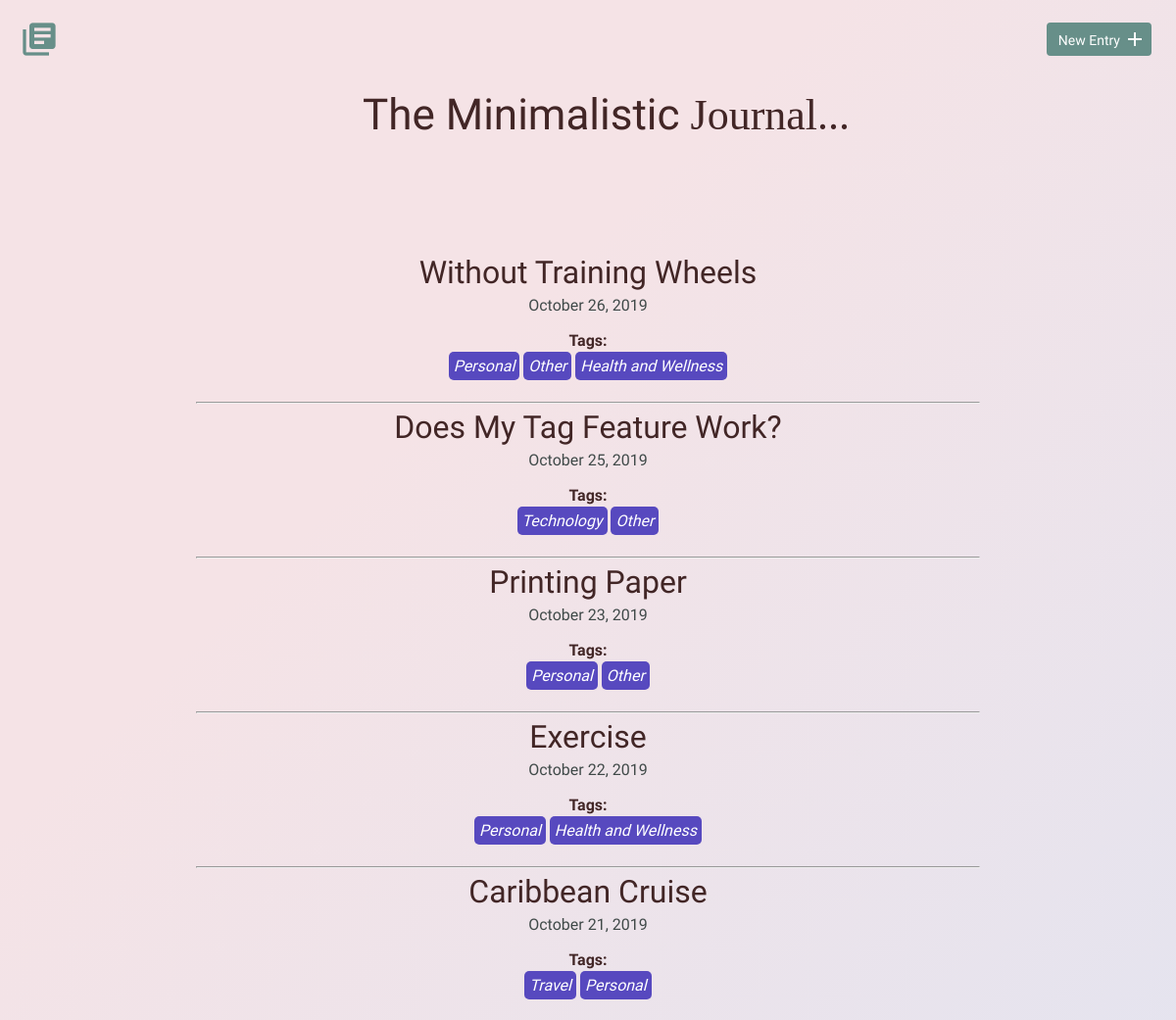
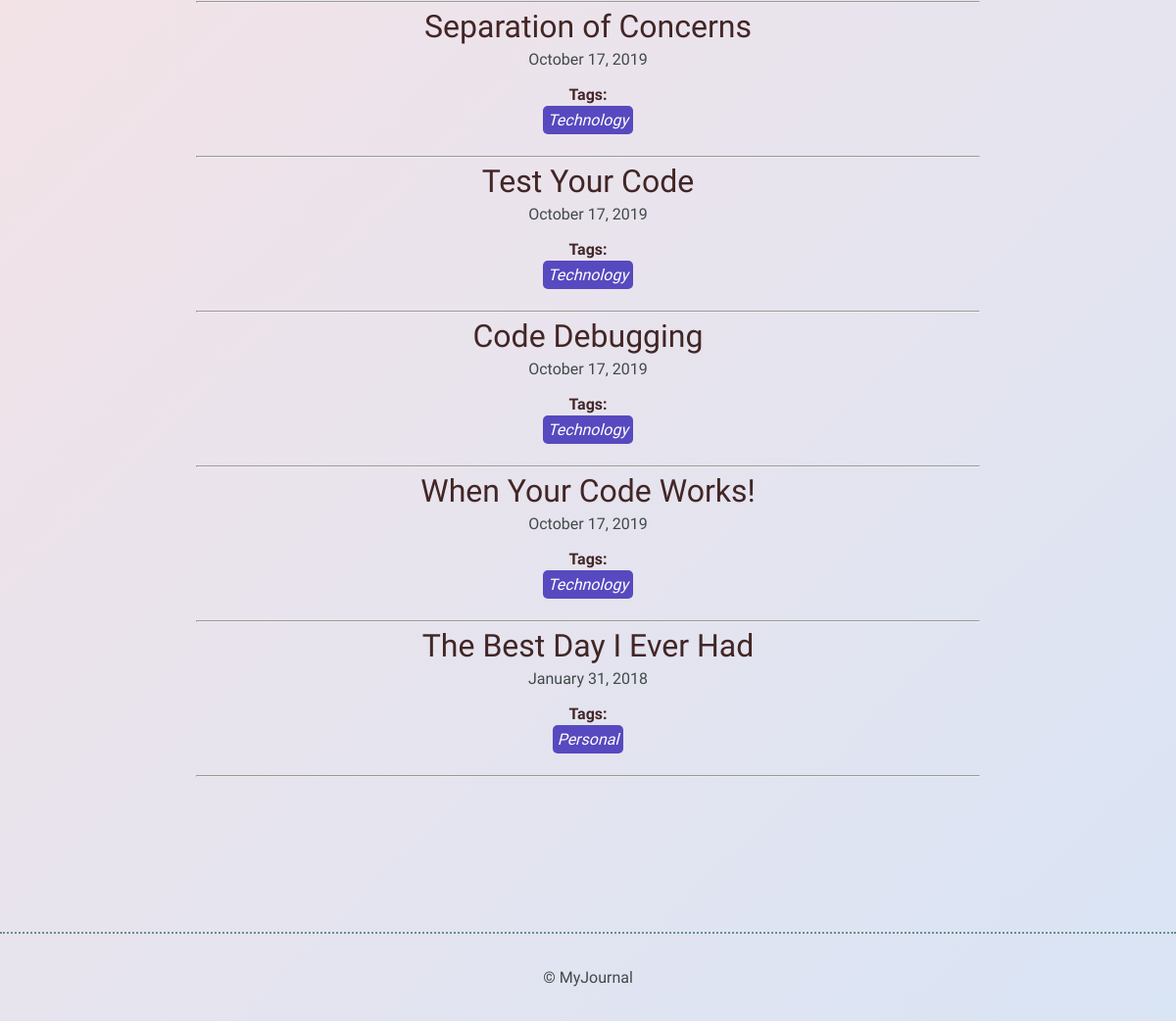
The page / on the database its author committed (2 pictures, top to bottom).
### tables this page shows
CREATE TABLE "entries" (
	"id"	INTEGER,
	"title"	TEXT,
	"date"	TEXT,
	"time_spent"	INTEGER,
	"learned"	BLOB,
	"resources"	BLOB,
	PRIMARY KEY("id")
);

### inc/functions.php (the view, shortened to what this page needs)
<?php
function get_journal_entries_table() {
	include 'inc/dbconnection.php';
	$sql = "SELECT * FROM entries ORDER BY date DESC";
	try {
		$results = $db->query($sql);
	} catch (Exception $e) {
		echo $e->getMessage();
		return array();
	}
		return $results->fetchAll(PDO::FETCH_ASSOC);
}
function get_tags() {
	include 'inc/dbconnection.php';
	$get_tags = "SELECT my_tags.tag_id, entries.id, my_tags.tags, entries.title
							FROM my_tags
							LEFT OUTER JOIN entry_tag
							ON entry_tag.tag_id = my_tags.tag_id
							LEFT OUTER JOIN entries
							ON entries.id = entry_tag.entry_id";
	try {
		$results = $db->query($get_tags);
	} catch (Exception $e) {
			$e->getMessage();
			return array();
	}
	return $results->fetchAll(PDO::FETCH_ASSOC);
}
function print_entries_tags() {
	foreach (get_journal_entries_table() as $entries) {
		echo "<h2><a href='detail.php?id=";
		echo $entries['id'] . " '> ";
		echo $entries['title'];
		echo "</a></h2>";
		echo "<time>";
		echo date('F d, Y', strtotime($entries['date']));
		echo "</time>";
		echo "<br><br>";
		echo "<h2 class='tags-heading'>Tags: </h2>";
		foreach (get_tags() as $details) {
			if ($entries['id'] == $details['id']) {
					echo "<a class='tags' href='filtered_entries.php?tag=";
					echo $details['tags'] . " '>";
					echo $details['tags'] . "</a>" . ' ';
			}
		}
		echo "<br><br>";
		echo "<hr>";
	}
}

### inc/head.php (shortened to what this page needs)
<!DOCTYPE html>
<html>
<head>
	<link rel="stylesheet" href="css/normalize.css">
	<link rel="stylesheet" href="css/site.css">
</head>

### index.php (shortened to what this page needs)
<?php
	include 'inc/head.php';
  include 'inc/functions.php';
?>
<body>
	<header>
  	<div class="container">
			<div class="site-header">
				<a class="logo" href="index.php"><i class="material-icons">library_books</i></a>
				<a class="button icon-right" href="new.php"><span>New Entry</span> <i class="material-icons">add</i></a>
			</div>
    </div>
  </header>
	<section>
		<div class="container">
		<h1 class='page-heading'><span class='pg-title-font'>The Minimalistic</span> <span class="pg-title-font2">Journal...</span></h1>
			<div class="entry-list">
				<article>
					<?php
						print_entries_tags();
					?>
				</article>
			</div>
		</div>
	</section>
<?php include 'inc/footer.php';?>

### inc/footer.php
<footer>
            <div>
                &copy; MyJournal
            </div>
        </footer>
    </body>
</html>

### css/site.css (style rules this page uses)
body { background-color: #d9e4f5; background-image: linear-gradient(315deg, #d9e4f5 0%, #f5e3e6 74%); font-size: 16px; color: #404a49; font-family: 'Cousine', serif; font-weight: 400; }
.container { margin: 0 auto; padding: 0 25px; }
header .site-header { margin: 0 auto; height: 95px; }
header .logo i { color: #678f89; margin: 20px 0 0 -5px; float: left; font-size: 40px; }
header .button { float: right; margin: 33px 0 0 0; }
footer { text-align: center; padding: 35px 0; border-top: 2px dotted #678f89; }
.button { padding: 8px 10px 6px 10px; background: #678f89; border: 2px solid #678f89; border-radius: 4px; text-decoration: none; color: #FFF; position: relative; text-align: center; font-size: 14px; }
.button.icon-right { padding-right: 30px; top: -10px; }
.button.icon-right i { position: absolute; top: 3px; right: 3px; }
h1, h2, h3 { margin: 0; font-weight: 400; line-height: 1em; color: #000; }
h1 { font-size: 44px; margin-bottom: 12px; color: rgb(66, 38, 38); }
h2 { font-size: 32px; }
h2 a { text-decoration: none; color: rgb(66, 38, 38); }
.tags { background-color: rgb(87, 73, 191); color: white; margin: auto; border-radius: 5px; padding: 5px; font-size: 1em; font-style: italic; font-weight: 300; }
a, .tags:-webkit-any-link { color: white; cursor: pointer; text-decoration: none; }
.page-heading { margin: 0 0 0 30%; color: rgb(66, 38, 38); }
.pg-title-font, .filtered-title-font { font-family: 'Mansalva', cursive; color: rgb(66, 38, 38); }
.pg-title-font2 { font-family: 'Zilla Slab Highlight', cursive; color: rgb(66, 38, 38); }
h2, .tags-heading { color: rgb(66, 38, 38); }
.tags-heading { font-size: 1em; font-weight: bold; }
.entry-list, .edit-entry, .new-entry { max-width: 800px; margin: 0 auto; padding: 70px 0 150px 0; }
.entry-list article { margin-bottom: 70px; text-align: center; }
.entry-list article:last-child { margin-bottom: 0; }
.entry-list article h2 { margin-bottom: 8px; }

### rows shown on the page
entries: title "Without Training Wheels", date "October 26, 2019", tags "Personal", tags "Other", tags "Health and Wellness"
entries: title "Does My Tag Feature Work?", date "October 25, 2019", tags "Technology", tags "Other"
entries: title "Printing Paper", date "October 23, 2019", tags "Personal", tags "Other"
entries: title "Exercise", date "October 22, 2019", tags "Personal", tags "Health and Wellness"
entries: title "Caribbean Cruise", date "October 21, 2019", tags "Travel", tags "Personal"
entries: title "Separation of Concerns", date "October 17, 2019", tags "Technology"
entries: title "Test Your Code", date "October 17, 2019", tags "Technology"
entries: title "Code Debugging", date "October 17, 2019", tags "Technology"
entries: title "When Your Code Works!", date "October 17, 2019", tags "Technology"
entries: title "The Best Day I Ever Had", date "January 31, 2018", tags "Personal"
